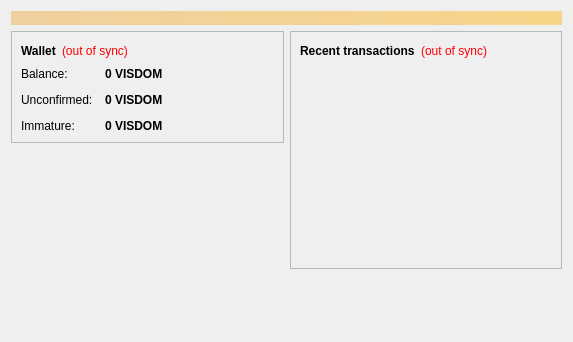
<?xml version="1.0" encoding="UTF-8"?>
<ui version="4.0">
 <class>OverviewPage</class>
 <widget class="QWidget" name="OverviewPage">
  <property name="geometry">
   <rect>
    <x>0</x>
    <y>0</y>
    <width>573</width>
    <height>342</height>
   </rect>
  </property>
  <property name="windowTitle">
   <string>Form</string>
  </property>
  <layout class="QVBoxLayout" name="topLayout">
   <item>
    <widget class="QLabel" name="labelAlerts">
     <property name="visible">
      <bool>false</bool>
     </property>
     <property name="styleSheet">
      <string notr="true">background-color: qlineargradient(x1: 0, y1: 0, x2: 1, y2: 0, stop:0 #F0D0A0, stop:1 #F8D488); color:#000000;</string>
     </property>
     <property name="wordWrap">
      <bool>true</bool>
     </property>
     <property name="margin">
      <number>3</number>
     </property>
    </widget>
   </item>
   <item>
    <layout class="QHBoxLayout" name="horizontalLayout" stretch="1,1">
     <item>
      <layout class="QVBoxLayout" name="verticalLayout_2">
       <item>
        <widget class="QFrame" name="frame">
         <property name="frameShape">
          <enum>QFrame::StyledPanel</enum>
         </property>
         <property name="frameShadow">
          <enum>QFrame::Raised</enum>
         </property>
         <layout class="QVBoxLayout" name="verticalLayout_4">
          <item>
           <layout class="QHBoxLayout" name="horizontalLayout_4">
            <item>
             <widget class="QLabel" name="label_5">
              <property name="font">
               <font>
                <weight>75</weight>
                <bold>true</bold>
               </font>
              </property>
              <property name="text">
               <string>Wallet</string>
              </property>
             </widget>
            </item>
            <item>
             <widget class="QLabel" name="labelWalletStatus">
              <property name="toolTip">
               <string>The displayed information may be out of date. Your wallet automatically synchronizes with the NTCoin network after a connection is established, but this process has not completed yet.</string>
              </property>
              <property name="styleSheet">
               <string notr="true">QLabel { color: red; }</string>
              </property>
              <property name="text">
               <string notr="true">(out of sync)</string>
              </property>
              <property name="alignment">
               <set>Qt::AlignLeading|Qt::AlignLeft|Qt::AlignVCenter</set>
              </property>
             </widget>
            </item>
            <item>
             <spacer name="horizontalSpacer_2">
              <property name="orientation">
               <enum>Qt::Horizontal</enum>
              </property>
              <property name="sizeHint" stdset="0">
               <size>
                <width>40</width>
                <height>20</height>
               </size>
              </property>
             </spacer>
            </item>
           </layout>
          </item>
          <item>
           <layout class="QFormLayout" name="formLayout_2">
            <property name="fieldGrowthPolicy">
             <enum>QFormLayout::AllNonFixedFieldsGrow</enum>
            </property>
            <property name="horizontalSpacing">
             <number>12</number>
            </property>
            <property name="verticalSpacing">
             <number>12</number>
            </property>
            <item row="0" column="0">
             <widget class="QLabel" name="label">
              <property name="text">
               <string>Balance:</string>
              </property>
             </widget>
            </item>
            <item row="0" column="1">
             <widget class="QLabel" name="labelBalance">
              <property name="font">
               <font>
                <weight>75</weight>
                <bold>true</bold>
               </font>
              </property>
              <property name="cursor">
               <cursorShape>IBeamCursor</cursorShape>
              </property>
              <property name="toolTip">
               <string>Your current balance</string>
              </property>
              <property name="text">
               <string notr="true">0 VISDOM</string>
              </property>
              <property name="textInteractionFlags">
               <set>Qt::LinksAccessibleByMouse|Qt::TextSelectableByKeyboard|Qt::TextSelectableByMouse</set>
              </property>
             </widget>
            </item>
            <item row="1" column="0">
             <widget class="QLabel" name="label_3">
              <property name="text">
               <string>Unconfirmed:</string>
              </property>
             </widget>
            </item>
            <item row="1" column="1">
             <widget class="QLabel" name="labelUnconfirmed">
              <property name="font">
               <font>
                <weight>75</weight>
                <bold>true</bold>
               </font>
              </property>
              <property name="cursor">
               <cursorShape>IBeamCursor</cursorShape>
              </property>
              <property name="toolTip">
               <string>Total of transactions that have yet to be confirmed, and do not yet count toward the current balance</string>
              </property>
              <property name="text">
               <string notr="true">0 VISDOM</string>
              </property>
              <property name="textInteractionFlags">
               <set>Qt::LinksAccessibleByMouse|Qt::TextSelectableByKeyboard|Qt::TextSelectableByMouse</set>
              </property>
             </widget>
            </item>
            <item row="2" column="0">
             <widget class="QLabel" name="labelImmatureText">
              <property name="text">
               <string>Immature:</string>
              </property>
             </widget>
            </item>
            <item row="2" column="1">
             <widget class="QLabel" name="labelImmature">
              <property name="font">
               <font>
                <weight>75</weight>
                <bold>true</bold>
               </font>
              </property>
              <property name="toolTip">
               <string>Mined balance that has not yet matured</string>
              </property>
              <property name="text">
               <string notr="true">0 VISDOM</string>
              </property>
              <property name="textInteractionFlags">
               <set>Qt::LinksAccessibleByMouse|Qt::TextSelectableByKeyboard|Qt::TextSelectableByMouse</set>
              </property>
             </widget>
            </item>
           </layout>
          </item>
         </layout>
        </widget>
       </item>
       <item>
        <spacer name="verticalSpacer">
         <property name="orientation">
          <enum>Qt::Vertical</enum>
         </property>
         <property name="sizeHint" stdset="0">
          <size>
           <width>20</width>
           <height>40</height>
          </size>
         </property>
        </spacer>
       </item>
      </layout>
     </item>
     <item>
      <layout class="QVBoxLayout" name="verticalLayout_3">
       <item>
        <widget class="QFrame" name="frame_2">
         <property name="frameShape">
          <enum>QFrame::StyledPanel</enum>
         </property>
         <property name="frameShadow">
          <enum>QFrame::Raised</enum>
         </property>
         <layout class="QVBoxLayout" name="verticalLayout">
          <item>
           <layout class="QHBoxLayout" name="horizontalLayout_2">
            <item>
             <widget class="QLabel" name="label_4">
              <property name="text">
               <string>&lt;b&gt;Recent transactions&lt;/b&gt;</string>
              </property>
             </widget>
            </item>
            <item>
             <widget class="QLabel" name="labelTransactionsStatus">
              <property name="toolTip">
               <string>The displayed information may be out of date. Your wallet automatically synchronizes with the NTCoin network after a connection is established, but this process has not completed yet.</string>
              </property>
              <property name="styleSheet">
               <string notr="true">QLabel { color: red; }</string>
              </property>
              <property name="text">
               <string notr="true">(out of sync)</string>
              </property>
              <property name="alignment">
               <set>Qt::AlignRight|Qt::AlignTrailing|Qt::AlignVCenter</set>
              </property>
             </widget>
            </item>
            <item>
             <spacer name="horizontalSpacer">
              <property name="orientation">
               <enum>Qt::Horizontal</enum>
              </property>
              <property name="sizeHint" stdset="0">
               <size>
                <width>40</width>
                <height>20</height>
               </size>
              </property>
             </spacer>
            </item>
           </layout>
          </item>
          <item>
           <widget class="QListView" name="listTransactions">
            <property name="styleSheet">
             <string notr="true">QListView { background: transparent; }</string>
            </property>
            <property name="frameShape">
             <enum>QFrame::NoFrame</enum>
            </property>
            <property name="verticalScrollBarPolicy">
             <enum>Qt::ScrollBarAlwaysOff</enum>
            </property>
            <property name="horizontalScrollBarPolicy">
             <enum>Qt::ScrollBarAlwaysOff</enum>
            </property>
            <property name="selectionMode">
             <enum>QAbstractItemView::NoSelection</enum>
            </property>
           </widget>
          </item>
         </layout>
        </widget>
       </item>
       <item>
        <spacer name="verticalSpacer_2">
         <property name="orientation">
          <enum>Qt::Vertical</enum>
         </property>
         <property name="sizeHint" stdset="0">
          <size>
           <width>20</width>
           <height>40</height>
          </size>
         </property>
        </spacer>
       </item>
      </layout>
     </item>
    </layout>
   </item>
  </layout>
 </widget>
 <resources/>
 <connections/>
</ui>
